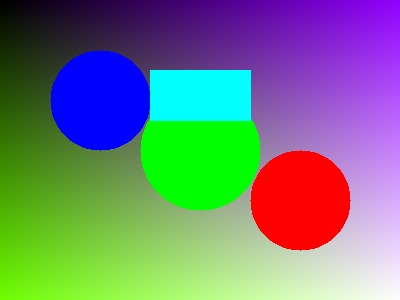
#> input picture Hafta_5/5.3/sample.jpg, 400 x 300 px
$ python main.py
#> lines starting #> are read from the running program, lines starting #| are printed output that depends on the picture; after the words box and inside, x2 and y2 are one past the last pixel; in counts of white or black regions, pixels touching at a corner belong together; long printed decimals are rounded
#!/usr/bin/env python3
"""
======================================================================================
DERS  : Görüntü İşleme
ÖDEV  : 5.3 (5. Hafta 3. Ödev)
KONU  : Özel Gri Tonlama Dönüşümü ve OpenCV Mutlak Hata Analizi
YAZAR : aliensarsen
======================================================================================
"""

import os
import sys
import cv2
import numpy as np
import matplotlib
matplotlib.use('Agg')
import matplotlib.pyplot as plt


def custom_bgr2gray(bgr_image: np.ndarray) -> np.ndarray:
    """
    ITU-R BT.601 standardına göre RGB/BGR -> Gri Tonlama dönüşümü.
    Y = 0.299 * Red + 0.587 * Green + 0.114 * Blue
    """
    blue = bgr_image[:, :, 0].astype(np.float64)
    green = bgr_image[:, :, 1].astype(np.float64)
    red = bgr_image[:, :, 2].astype(np.float64)

    gray = 0.114 * blue + 0.587 * green + 0.299 * red
    return np.clip(np.round(gray), 0, 255).astype(np.uint8)


def create_sample_image(output_path="sample.jpg"):
    """Test için sentetik renkli bir görsel üretir."""
    width, height = 400, 300
    img = np.zeros((height, width, 3), dtype=np.uint8)

    for y in range(height):
        for x in range(width):
            img[y, x] = [
                int((x / width) * 255),
                int((y / height) * 255),
                int(((x + y) / (width + height)) * 255)
            ]

    cv2.circle(img, (100, 100), 50, (255, 0, 0), -1)
    cv2.circle(img, (200, 150), 60, (0, 255, 0), -1)
    cv2.circle(img, (300, 200), 50, (0, 0, 255), -1)
    cv2.rectangle(img, (150, 70), (250, 120), (255, 255, 0), -1)

    cv2.imwrite(output_path, img)
    return output_path


def main(image_path="sample.jpg"):
#> called with image_path = 'sample.jpg'
    print("=" * 70)
    print(" ÖDEV 5.3: ÖZEL GRİ DÖNÜŞÜM VE OPENCV MUTLAK HATA ANALİZİ")
    print("=" * 70)

    if not os.path.exists(image_path):
        image_path = create_sample_image(image_path)

    bgr_img = cv2.imread(image_path)
#> bgr_img is the input picture: shape (300, 400, 3); mean B, G, R 122.7, 126.5, 112.2
    if bgr_img is None:
        raise ValueError(f"Görsel açılamadı: {image_path}")

    h, w, c = bgr_img.shape
#> h = 300; w = 400; c = 3
    total_pixels = h * w
#> total_pixels = 120000
    print(f"[+] Görsel: {image_path} ({w}x{h}, {total_pixels:,} piksel)")
#| [+] Görsel: sample.jpg (400x300, 120,000 piksel)
    print()

    # 1. OpenCV hazır fonksiyonu ile griye dönüştürme
    gray_opencv = cv2.cvtColor(bgr_img, cv2.COLOR_BGR2GRAY)
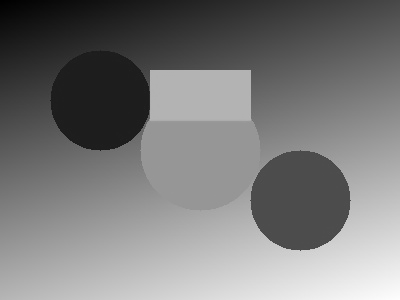
#> gray_opencv: shape (300, 400); min 0, max 254, mean 121.8
    cv2.imwrite("output_gray_opencv.jpg", gray_opencv)
    print("[1] OpenCV cv2.cvtColor(img, cv2.COLOR_BGR2GRAY) çalıştırıldı -> output_gray_opencv.jpg")

    # 2. Kendi yazdığımız fonksiyon ile griye dönüştürme
    gray_custom = custom_bgr2gray(bgr_img)
#> in custom_bgr2gray, `blue = bgr_image[:, :, 0].astype(np.float64)`:
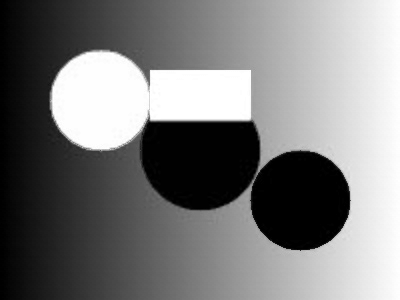
#> blue: shape (300, 400) float64; min 0, max 255, mean 122.7
#> in custom_bgr2gray, `green = bgr_image[:, :, 1].astype(np.float64)`:
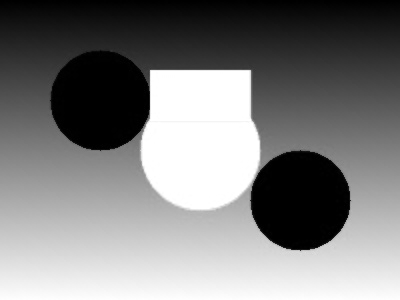
#> green: shape (300, 400) float64; min 0, max 255, mean 126.5
#> in custom_bgr2gray, `red = bgr_image[:, :, 2].astype(np.float64)`:
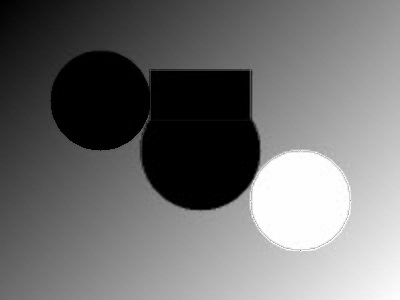
#> red: shape (300, 400) float64; min 0, max 255, mean 112.2
    cv2.imwrite("output_gray_custom.jpg", gray_custom)
    print("[2] Kendi custom_bgr2gray() fonksiyonumuz çalıştırıldı      -> output_gray_custom.jpg")

    # 3. İki görselin eşleşen piksellerinin mutlak farklarının toplamı (Hata Değeri)
    abs_diff = np.abs(gray_opencv.astype(np.int32) - gray_custom.astype(np.int32))
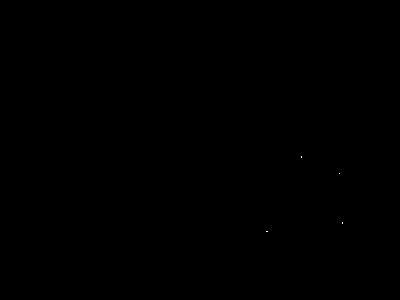
#> abs_diff: shape (300, 400) int32; values 0 (black) and 1 (white), 0.01% white in thin lines or dots, all inside (x1, y1, x2, y2) = (266, 156, 343, 232)
    total_sad = int(np.sum(abs_diff))
#> total_sad = 7
    mean_abs_error = float(np.mean(abs_diff))
#> mean_abs_error = 5.83e-05
    max_error = int(np.max(abs_diff))
#> max_error = 1
    exact_matches = int(np.count_nonzero(abs_diff == 0))
#> exact_matches = 119993
    match_percentage = (exact_matches / total_pixels) * 100.0
#> match_percentage = 99.99

    print("\n[3] HATA RAPORU (Mutlak Farkların Toplamı):")
    print("-" * 50)
    print(f"  Toplam Mutlak Hata (SAD)     : {total_sad:,}")
#|   Toplam Mutlak Hata (SAD)     : 7
    print(f"  Ortalama Mutlak Hata (MAE)   : {mean_abs_error:.6f} piksel")
#|   Ortalama Mutlak Hata (MAE)   : 5.8e-05 piksel
    print(f"  Maksimum Piksel Farkı        : {max_error}")
#|   Maksimum Piksel Farkı        : 1
    print(f"  Birebir Eşleşen Piksel Oranı : %{match_percentage:.2f} ({exact_matches:,}/{total_pixels:,})")
#|   Birebir Eşleşen Piksel Oranı : %99.99 (119,993/120,000)
    print("-" * 50)

    # 4. Görsel Analiz ve Hata Haritası
    fig = plt.figure(figsize=(15, 5))
    fig.suptitle("Ödev 5.3: OpenCV vs. Özel Gri Dönüşüm ve Hata Haritası", fontsize=15, fontweight='bold')

    plt.subplot(1, 4, 1)
    plt.imshow(cv2.cvtColor(bgr_img, cv2.COLOR_BGR2RGB))
    plt.title("Orijinal Renkli")
    plt.axis("off")

    plt.subplot(1, 4, 2)
    plt.imshow(gray_opencv, cmap="gray")
    plt.title("OpenCV cv2.cvtColor")
    plt.axis("off")

    plt.subplot(1, 4, 3)
    plt.imshow(gray_custom, cmap="gray")
    plt.title("Özel custom_bgr2gray")
    plt.axis("off")

    plt.subplot(1, 4, 4)
    # Farklar 0 veya 1 olduğundan 255 ile çarparak görselleştiriyoruz
    plt.imshow(abs_diff * 255, cmap="hot")
    plt.title(f"Hata Haritası (|Fark| * 255)\nToplam Hata = {total_sad}")
    plt.axis("off")

    plt.tight_layout()
    plot_path = "gri_donusum_ve_hata_analizi.png"
    plt.savefig(plot_path, dpi=300)
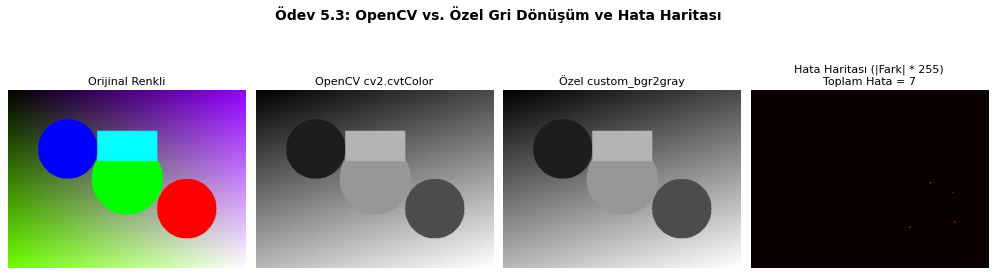
#> figure drawn by matplotlib, 4 panels
    print(f"\n[+] Karşılaştırma ve hata paneli kaydedildi: {plot_path}")
    print("=" * 70)


if __name__ == "__main__":
    img_arg = sys.argv[1] if len(sys.argv) > 1 else "sample.jpg"
    main(img_arg)
